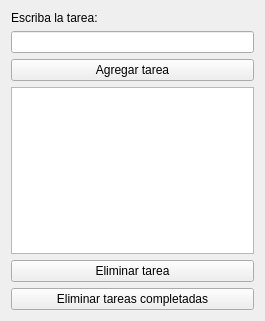
<?xml version="1.0" encoding="UTF-8"?>
<ui version="4.0">
 <class>ListaDeTareas</class>
 <widget class="QWidget" name="ListaDeTareas">
  <property name="geometry">
   <rect>
    <x>0</x>
    <y>0</y>
    <width>265</width>
    <height>321</height>
   </rect>
  </property>
  <property name="windowTitle">
   <string>Lista de Tareas</string>
  </property>
  <layout class="QVBoxLayout" name="verticalLayout_2">
   <item>
    <layout class="QVBoxLayout" name="verticalLayout">
     <item>
      <widget class="QLabel" name="labelDescripcion">
       <property name="text">
        <string>Escriba la tarea:</string>
       </property>
      </widget>
     </item>
     <item>
      <widget class="QLineEdit" name="inputDescripcion"/>
     </item>
     <item>
      <widget class="QPushButton" name="btnAgregar">
       <property name="text">
        <string>Agregar tarea</string>
       </property>
      </widget>
     </item>
     <item>
      <widget class="QListWidget" name="ListaTareas"/>
     </item>
     <item>
      <widget class="QPushButton" name="btnEliminar">
       <property name="text">
        <string>Eliminar tarea</string>
       </property>
      </widget>
     </item>
     <item>
      <widget class="QPushButton" name="btnEliminarCompletadas">
       <property name="text">
        <string>Eliminar tareas completadas</string>
       </property>
      </widget>
     </item>
    </layout>
   </item>
  </layout>
 </widget>
 <resources/>
 <connections/>
</ui>
